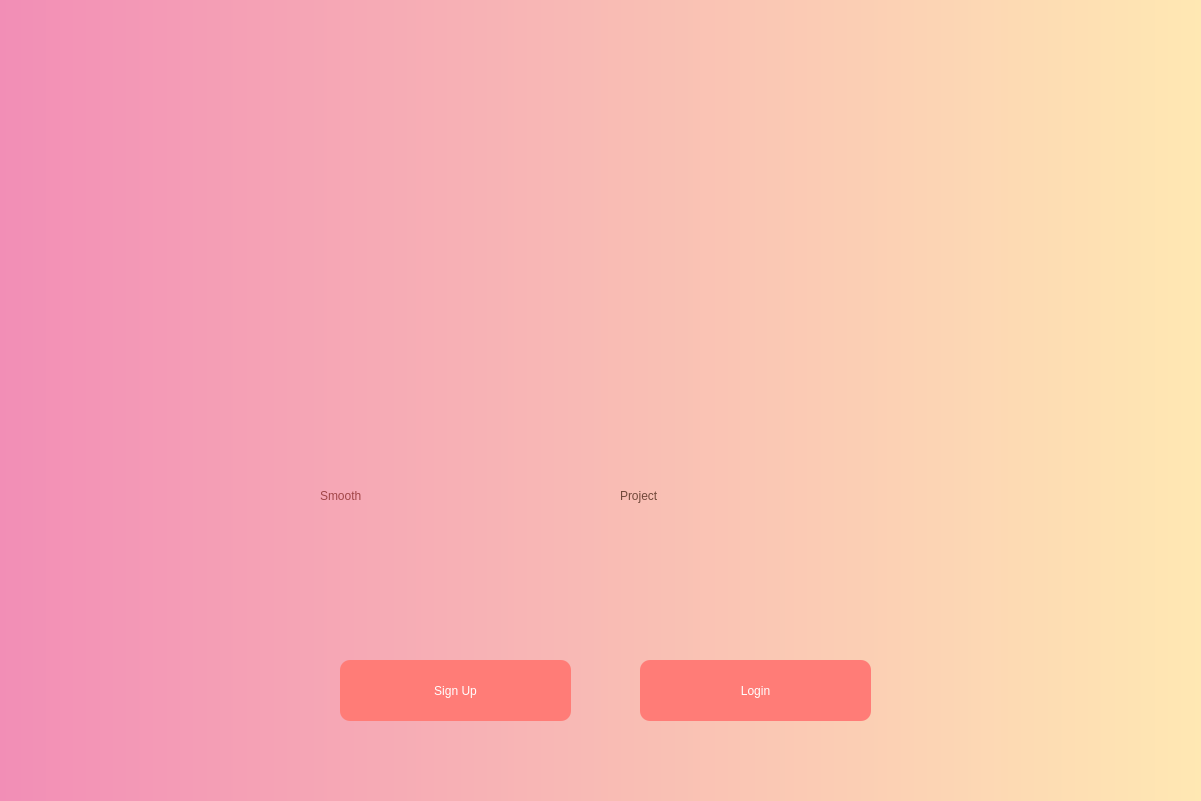
<?xml version="1.0" encoding="UTF-8"?>
<ui version="4.0">
 <class>Dialog</class>
 <widget class="QDialog" name="Dialog">
  <property name="geometry">
   <rect>
    <x>0</x>
    <y>0</y>
    <width>1201</width>
    <height>801</height>
   </rect>
  </property>
  <property name="windowTitle">
   <string>Dialog</string>
  </property>
  <property name="styleSheet">
   <string notr="true"/>
  </property>
  <widget class="QWidget" name="widget" native="true">
   <property name="geometry">
    <rect>
     <x>0</x>
     <y>0</y>
     <width>1201</width>
     <height>801</height>
    </rect>
   </property>
   <property name="styleSheet">
    <string notr="true">QWidget#widget{
background-color:qlineargradient(spread:reflect, x1:0, y1:0, x2:1, y2:0, stop:0 rgba(242, 142, 182, 255), stop:1 rgba(255, 232, 179, 255));}</string>
   </property>
   <widget class="QLabel" name="SmoothProject">
    <property name="geometry">
     <rect>
      <x>620</x>
      <y>430</y>
      <width>291</width>
      <height>131</height>
     </rect>
    </property>
    <property name="styleSheet">
     <string notr="true">color:rgb(113, 72, 58);
font: 63 50pt &quot;Yu Gothic UI Semibold&quot;;
</string>
    </property>
    <property name="text">
     <string>Project</string>
    </property>
   </widget>
   <widget class="QPushButton" name="Login">
    <property name="geometry">
     <rect>
      <x>640</x>
      <y>660</y>
      <width>231</width>
      <height>61</height>
     </rect>
    </property>
    <property name="styleSheet">
     <string notr="true">QPushButton{
background-color: rgb(255, 124, 119);
font: 63 18pt &quot;Yu Gothic UI Semibold&quot;;
color: rgb(255, 255, 255);
border-radius: 10px;
}

QPushButton:hover
{
background-color: rgb(200, 77, 114);
font: 63 18pt &quot;Yu Gothic UI Semibold&quot;;
color: rgb(255, 255, 255);
border-radius: 10px;
}

QPushButton:pressed
{
padding-left:5px;
padding-top:5px;
}</string>
    </property>
    <property name="text">
     <string>Login</string>
    </property>
   </widget>
   <widget class="QPushButton" name="SignUp">
    <property name="geometry">
     <rect>
      <x>340</x>
      <y>660</y>
      <width>231</width>
      <height>61</height>
     </rect>
    </property>
    <property name="styleSheet">
     <string notr="true">QPushButton{
background-color: rgb(255, 124, 119);
font: 63 18pt &quot;Yu Gothic UI Semibold&quot;;
color: rgb(255, 255, 255);
border-radius: 10px;
}

QPushButton:hover
{
background-color: rgb(200, 77, 114);
font: 63 18pt &quot;Yu Gothic UI Semibold&quot;;
color: rgb(255, 255, 255);
border-radius: 10px;
}

QPushButton:pressed
{
padding-left:5px;
padding-top:5px;
}
</string>
    </property>
    <property name="text">
     <string>Sign Up</string>
    </property>
   </widget>
   <widget class="QLabel" name="label_2">
    <property name="geometry">
     <rect>
      <x>180</x>
      <y>-10</y>
      <width>881</width>
      <height>471</height>
     </rect>
    </property>
    <property name="text">
     <string/>
    </property>
    <property name="pixmap">
     <pixmap>../../Pictures/App/File Manager.png</pixmap>
    </property>
    <property name="scaledContents">
     <bool>true</bool>
    </property>
   </widget>
   <widget class="QLabel" name="label">
    <property name="geometry">
     <rect>
      <x>320</x>
      <y>440</y>
      <width>311</width>
      <height>111</height>
     </rect>
    </property>
    <property name="styleSheet">
     <string notr="true">color:rgb(161, 69, 71);
font: 63 50pt &quot;Yu Gothic UI Semibold&quot;;
</string>
    </property>
    <property name="text">
     <string>Smooth</string>
    </property>
   </widget>
   <zorder>Login</zorder>
   <zorder>SignUp</zorder>
   <zorder>label_2</zorder>
   <zorder>SmoothProject</zorder>
   <zorder>label</zorder>
  </widget>
 </widget>
 <resources>
  <include location="Image.qrc"/>
 </resources>
 <connections/>
</ui>
